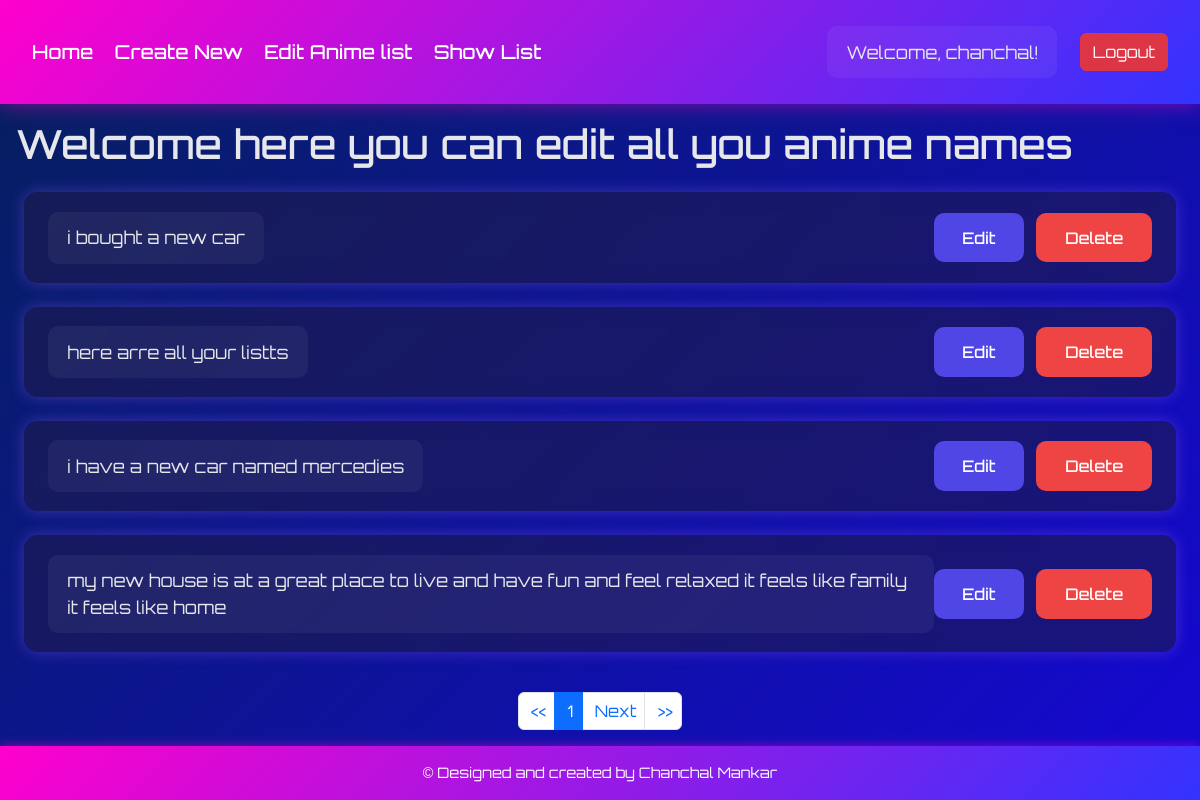
/edit/ (signed in), run on the app's committed database.
### anime/models.py (models this page shows, shortened)
class Anime_List(models.Model):
    owner = models.ForeignKey(User, on_delete=models.CASCADE , default=None)
    title = models.CharField(max_length=255)
    is_completed = models.BooleanField()

### anime/views.py (the view)
# urls.py: path("edit/",views.edit ,name="edit"),
@login_required
def edit(request):
    edit_id = request.GET.get("edit")
    if request.method == "POST":
        delete_item = request.POST.get("delete_id")
        if delete_item:
            get_object_or_404(Anime_List, id=delete_item, owner=request.user).delete()
            messages.success(request,message="Data Deleted Successfully!")
        return redirect("/edit/")  # Redirect back to edit page after deletion
    if edit_id:
        return redirect(f"/?edit={edit_id}")
    data = Anime_List.objects.filter(owner=request.user)
    paginator = Paginator(data, 4)  #the paginator takes all data and shows how many entries you want to show from that data
    page = request.GET.get("page")  #this "page" is what we will see in the url
    page_obj = paginator.get_page(page)
    context = {
        "data": data,
        'page_obj':page_obj,
    }
    return render(request, "edit.html", context)

### anime/templates/edit.html (shortened to what this page needs)
{% extends 'main.html' %}
{% block content%}
<h1 style="margin: 1rem;">Welcome here you can edit all you anime names</h1>
{%for item in page_obj %}
<div class="edit_section">
<p>{{item.title}}</p>
{% if item.owner == user %}
<div class="buttons">
<div>
<form method="GET" action="/create">
    <button type="submit" class="edit_btn">Edit</button>
</form>
</div>
<div>
<form method="POST">
    <button type="submit" class="delete_btn">Delete</button>
</form>
</div>
</div>
{% else %}
Access Restricted!!
{% endif %}
</div>
{%endfor%}
{% endblock %}
{% block pages %}
<nav class="mt-3">
    <ul class="pagination justify-content-center">
        <li class="page-item">
            <a class="page-link" href="?page=1"><<</a>
        </li>
        <li class="page-item active">
            <a class="page-link">{{page_obj.number}}</a>
        </li>
        {% if page_obj.has_next %}
        <li class="page-item">
            <a class="page-link" href="?page={{page_obj.next_page_number}}">Next</a>
        </li>
        {% endif %}
        <li class="page-item">
            <a class="page-link" href="?page={{page_obj.paginator.num_pages}}">>></a>
        </li>
    </ul>
</nav>
{% endblock %}

### anime/templates/main.html (shortened to what this page needs)
{% load static %}
<!DOCTYPE html>
<html lang="en">
<head>
    <link href="https://cdn.jsdelivr.net/npm/bootstrap@5.3.3/dist/css/bootstrap.min.css" rel="stylesheet">
    <link rel="stylesheet" href="{% static 'css/global.css' %}">
</head>
<body>
    <div class="top_nav">
        <div>
            <a href="/" style="padding-right: 1rem;">Home</a>
            <a href="/create" style=" padding-right: 1rem;">Create New</a>
            <a href="{% url 'edit' %}" style=" padding-right: 1rem;">Edit Anime list</a>
            <a href="/list">Show List</a>
        </div>
        {% if user.is_authenticated %}
        <div>
            <div class="btn" style=" padding-right: 1rem;">
                <p>Welcome, {{ user.username }}!</p>
            </div>
            <form action="{% url 'logout' %}" method="POST" style="display:inline;">
                <button type="submit" class="btn btn-danger">Logout</button>
            </form>
                {% endif %}
            </div>
        </div>
    <main>
        {% block content %}
        {% endblock %}
    </main>
    {% block pages %}
    {% endblock %}
    <footer>
        &copy Designed and created by Chanchal Mankar
    </footer>
</body>
</html>

### anime/static/css/global.css (style rules this page uses)
body { margin: 0; font-family: 'Orbitron', sans-serif; background: linear-gradient(135deg, #06205c, #1507d4); color: #e5e7eb; display: flex; flex-direction: column; min-height: 100vh; }
main { flex:1; }
.top_nav { display: flex; justify-content: space-between; align-items: center; background: linear-gradient(135deg, #ff00cc, #3333ff); padding: 1.2rem 2rem; color: white; font-size: 1.2rem; box-shadow: 0 0 20px rgba(255, 0, 204, 0.5); }
.top_nav a { color: #fff; font-weight: 500; transition: 0.3s; }
button { border: none; cursor: pointer; border-radius: 10px; font-size: 1rem; font-weight: 500; padding: 0.8rem 1.8rem; transition: all 0.3s ease; }
.edit_btn { background: #4f46e5; color: white; }
.delete_btn { background: #ef4444; color: white; }
.edit_section { margin: 1.5rem; padding: 1.2rem 1.5rem; background: rgba(30, 27, 75, 0.6); backdrop-filter: blur(10px); border-radius: 14px; display: flex; justify-content: space-between; align-items: center; box-shadow: 0 0 15px rgba(139, 92, 246, 0.4); transition: 0.3s; }
p { margin: 0; font-size: 1.1rem; background: rgba(255, 255, 255, 0.05); padding: 0.8rem 1.2rem; border-radius: 10px; color: #e5e7eb; }
.buttons { display: flex; gap: 12px; text-decoration: none; }
a { text-decoration: none; }
footer { text-align: center; padding: 1rem; background: linear-gradient(135deg, #ff00cc, #3333ff); color: white; font-size: 0.9rem; box-shadow: 0 0 10px rgba(255, 0, 204, 0.5); }
nav { display: flex; flex-direction: column; justify-content: center; align-items: center; }
.page-link { padding-right: 0.5rem; }

### data on the page
Anime_List: title "i bought a new car"
Anime_List: title "here arre all your listts"
Anime_List: title "i have a new car named mercedies"
Anime_List: title "my new house is at a great place to live and have fun and feel relaxed it feels like family it feels like home"

### other printed values
{{ user.username }} "chanchal"
{{ page_obj.number }} "1"
